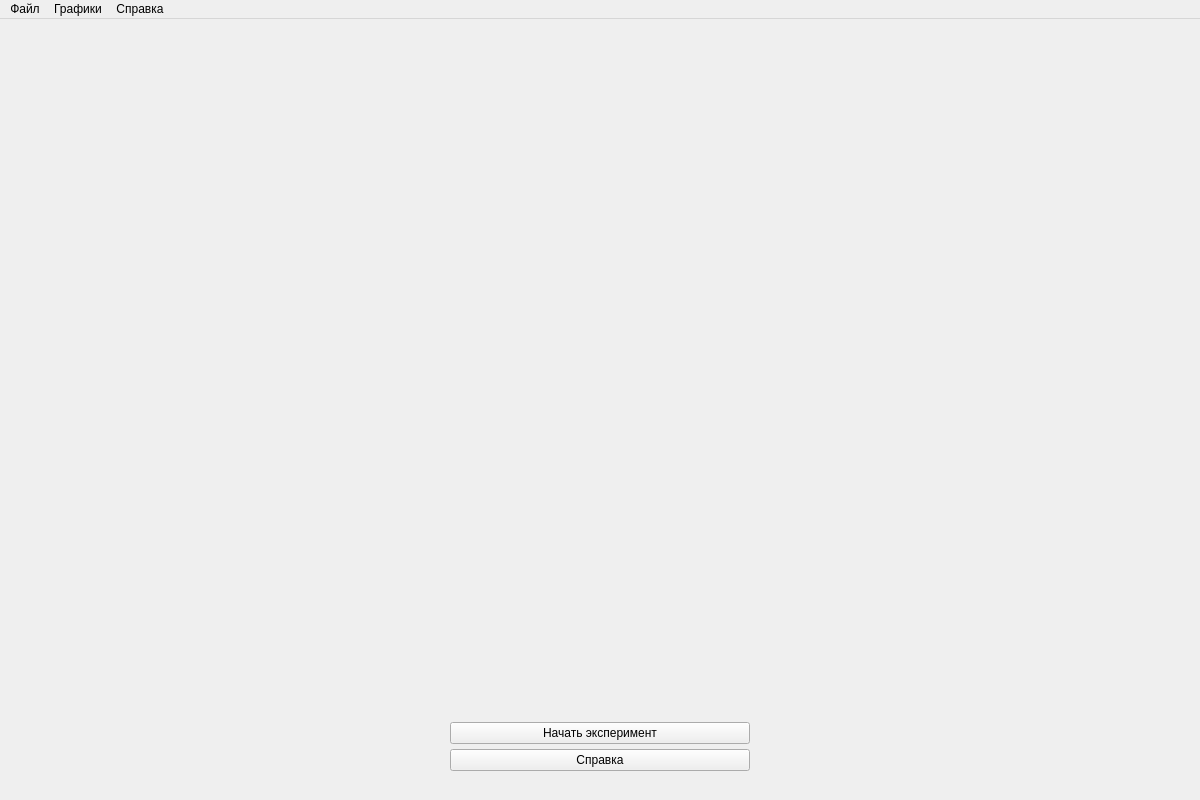
<?xml version="1.0" encoding="UTF-8"?>
<ui version="4.0">
 <class>MainWindow</class>
 <widget class="QMainWindow" name="MainWindow">
  <property name="geometry">
   <rect>
    <x>0</x>
    <y>0</y>
    <width>1200</width>
    <height>800</height>
   </rect>
  </property>
  <property name="windowTitle">
   <string>Виртуальная лаборатория &quot;Измерение скорости пули с помощью баллистического маятника&quot;</string>
  </property>
  <property name="windowIcon">
   <iconset resource="res.qrc">
    <normaloff>:/res/ico.ico</normaloff>:/res/ico.ico</iconset>
  </property>
  <widget class="QWidget" name="centralWidget">
   <layout class="QHBoxLayout" name="layout">
    <property name="spacing">
     <number>5</number>
    </property>
    <property name="leftMargin">
     <number>5</number>
    </property>
    <property name="topMargin">
     <number>5</number>
    </property>
    <property name="rightMargin">
     <number>5</number>
    </property>
    <property name="bottomMargin">
     <number>5</number>
    </property>
    <item>
     <widget class="QWidget" name="panel" native="true">
      <property name="maximumSize">
       <size>
        <width>310</width>
        <height>16777215</height>
       </size>
      </property>
      <layout class="QVBoxLayout" name="verticalLayout_2">
       <property name="spacing">
        <number>5</number>
       </property>
       <property name="leftMargin">
        <number>5</number>
       </property>
       <property name="topMargin">
        <number>5</number>
       </property>
       <property name="rightMargin">
        <number>5</number>
       </property>
       <property name="bottomMargin">
        <number>5</number>
       </property>
       <item>
        <widget class="QWidget" name="inf" native="true"/>
       </item>
       <item>
        <spacer name="verticalSpacer">
         <property name="orientation">
          <enum>Qt::Vertical</enum>
         </property>
         <property name="sizeHint" stdset="0">
          <size>
           <width>20</width>
           <height>40</height>
          </size>
         </property>
        </spacer>
       </item>
       <item>
        <widget class="QWidget" name="opt" native="true"/>
       </item>
       <item>
        <widget class="QPushButton" name="start_stop">
         <property name="text">
          <string>Начать эксперимент</string>
         </property>
        </widget>
       </item>
       <item>
        <widget class="QPushButton" name="help_button">
         <property name="text">
          <string>Справка</string>
         </property>
        </widget>
       </item>
       <item>
        <widget class="QLabel" name="label">
         <property name="text">
          <string/>
         </property>
         <property name="pixmap">
          <pixmap resource="res.qrc">:/res/NSTU.png</pixmap>
         </property>
        </widget>
       </item>
      </layout>
     </widget>
    </item>
   </layout>
  </widget>
  <widget class="QMenuBar" name="menuBar">
   <property name="geometry">
    <rect>
     <x>0</x>
     <y>0</y>
     <width>1200</width>
     <height>20</height>
    </rect>
   </property>
   <widget class="QMenu" name="menu">
    <property name="title">
     <string>Файл</string>
    </property>
    <addaction name="exit"/>
   </widget>
   <widget class="QMenu" name="menu_3">
    <property name="title">
     <string>Справка</string>
    </property>
    <addaction name="about"/>
    <addaction name="separator"/>
    <addaction name="instruction"/>
   </widget>
   <widget class="QMenu" name="menu_2">
    <property name="enabled">
     <bool>true</bool>
    </property>
    <property name="tabletTracking">
     <bool>false</bool>
    </property>
    <property name="autoFillBackground">
     <bool>false</bool>
    </property>
    <property name="title">
     <string>Графики</string>
    </property>
    <widget class="QMenu" name="menu_4">
     <property name="title">
      <string>Графики энергии</string>
     </property>
     <addaction name="potential_energy"/>
     <addaction name="kinetic_energy"/>
    </widget>
    <addaction name="bullet_speed_action"/>
    <addaction name="menu_4"/>
    <addaction name="pos"/>
    <addaction name="vel"/>
   </widget>
   <addaction name="menu"/>
   <addaction name="menu_2"/>
   <addaction name="menu_3"/>
  </widget>
  <action name="about">
   <property name="text">
    <string>О программе</string>
   </property>
  </action>
  <action name="instruction">
   <property name="text">
    <string>Инструкция</string>
   </property>
  </action>
  <action name="exit">
   <property name="text">
    <string>Выход</string>
   </property>
   <property name="shortcut">
    <string/>
   </property>
  </action>
  <action name="bullet_speed_action">
   <property name="text">
    <string>Cкорость пули от обратного квадратного корня из массы пули</string>
   </property>
  </action>
  <action name="potential_energy">
   <property name="text">
    <string>Потенциальная энергия</string>
   </property>
  </action>
  <action name="kinetic_energy">
   <property name="text">
    <string>Кинетическая энергия</string>
   </property>
  </action>
  <action name="pos">
   <property name="text">
    <string>График отклонения маятника от положения равновесия</string>
   </property>
  </action>
  <action name="vel">
   <property name="text">
    <string>График угловой скорости маятника</string>
   </property>
  </action>
 </widget>
 <layoutdefault spacing="6" margin="11"/>
 <resources>
  <include location="res.qrc"/>
 </resources>
 <connections/>
</ui>
